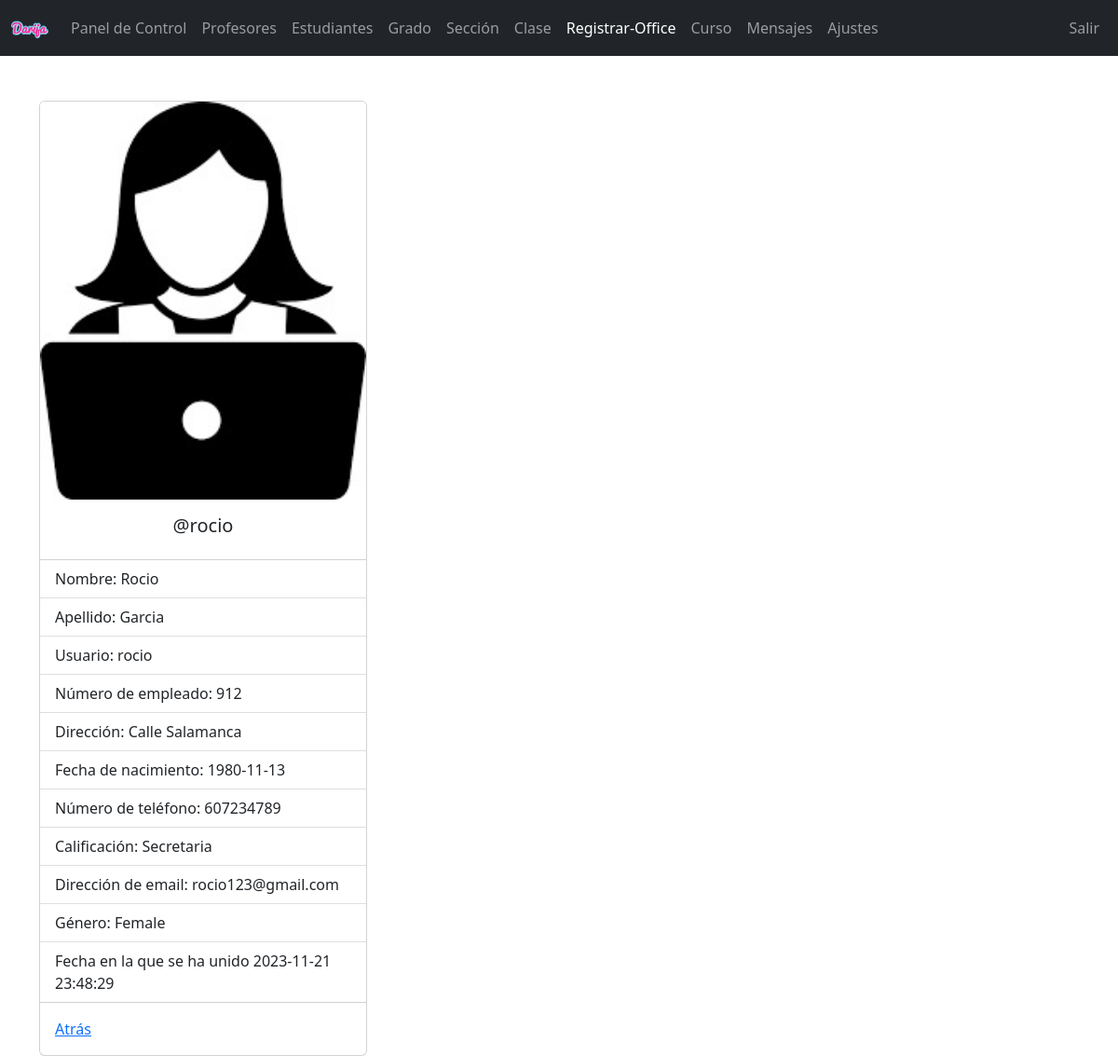
Page /admin/registrar-office-view.php?r_user_id=1 (signed in) on the committed database.
### tables this page shows
CREATE TABLE `registrar_office` (
  `r_user_id` int(11) NOT NULL,
  `username` varchar(127) NOT NULL,
  `password` varchar(255) NOT NULL,
  `fname` varchar(31) NOT NULL,
  `lname` varchar(31) NOT NULL,
  `address` varchar(31) NOT NULL,
  `employee_number` int(11) NOT NULL,
  `date_of_birth` date NOT NULL,
  `phone_number` varchar(31) NOT NULL,
  `qualification` varchar(31) NOT NULL,
  `gender` varchar(7) NOT NULL,
  `email_address` varchar(255) NOT NULL,
  `date_of_joined` datetime NOT NULL DEFAULT current_timestamp()
);

### admin/data/registrar_office.php (called while the page is built, shortened)
<?php
function getR_usersById($r_user_id, $conn){
   $sql = "SELECT * FROM registrar_office
           WHERE r_user_id=?";
   $stmt = $conn->prepare($sql);
   $stmt->execute([$r_user_id]);
   if ($stmt->rowCount() == 1) {
     $teacher = $stmt->fetch();
     return $teacher;
   }else {
    return 0;
   }
}

### admin/registrar-office-view.php (the view, shortened to what this page needs)
<?php
if (isset($_SESSION['admin_id']) &&
    isset($_SESSION['role'])) {
    if ($_SESSION['role'] == 'Admin') {
       include "../CONEXION_DB.php";
       include "data/registrar_office.php";
       if(isset($_GET['r_user_id'])){
       $r_user_id = $_GET['r_user_id'];
       $r_user = getR_usersById($r_user_id,$conn);
 ?>
<!DOCTYPE html>
<html lang="en">
<head>
	<link rel="stylesheet" href="https://cdn.jsdelivr.net/npm/bootstrap@5.2.0/dist/css/bootstrap.min.css">
	<link rel="stylesheet" href="../css/style.css">
  <link rel="stylesheet" href="https://cdnjs.cloudflare.com/ajax/libs/font-awesome/4.7.0/css/font-awesome.min.css">
</head>
<body>
    <?php
        include "inc/navbar.php";
        if ($r_user != 0) {
     ?>
     <div class="container mt-5">
         <div class="card" style="width: 22rem;">
          <img src="../imagenes/registrar-office-<?=$r_user['gender']?>.jpg" class="card-img-top" alt="...">
          <div class="card-body">
            <h5 class="card-title text-center">@<?=$r_user['username']?></h5>
          </div>
          <ul class="list-group list-group-flush">
            <li class="list-group-item">Nombre: <?=$r_user['fname']?></li>
            <li class="list-group-item">Apellido: <?=$r_user['lname']?></li>
            <li class="list-group-item">Usuario: <?=$r_user['username']?></li>
            <li class="list-group-item">Número de empleado: <?=$r_user['employee_number']?></li>
            <li class="list-group-item">Dirección: <?=$r_user['address']?></li>
            <li class="list-group-item">Fecha de nacimiento: <?=$r_user['date_of_birth']?></li>
            <li class="list-group-item">Número de teléfono: <?=$r_user['phone_number']?></li>
            <li class="list-group-item">Calificación: <?=$r_user['qualification']?></li>
            <li class="list-group-item">Dirección de email: <?=$r_user['email_address']?></li>
            <li class="list-group-item">Género: <?=$r_user['gender']?></li>
            <li class="list-group-item">Fecha en la que se ha unido <?=$r_user['date_of_joined']?></li>
          </ul>
          <div class="card-body">
            <a href="registrar-office.php" class="card-link">Atrás</a>
          </div>
        </div>
     </div>
     <?php
        }else {
          header("Location: registrar-office.php");
          exit;
        }
     ?>
</body>
</html>
<?php
    }else {
        header("Location: registrar-office.php");
        exit;
    }
  }else {
    header("Location: ../login.php");
    exit;
  }
}else {
	header("Location: ../login.php");
	exit;
}
?>

### rows in the picture
registrar_office: gender (picture), username "rocio", fname "Rocio", lname "Garcia", employee_number "912", address "Calle Salamanca", date_of_birth "1980-11-13", phone_number "607234789", qualification "Secretaria", email_address "rocio123@gmail.com", gender "Female", date_of_joined "2023-11-21 23:48:29"
